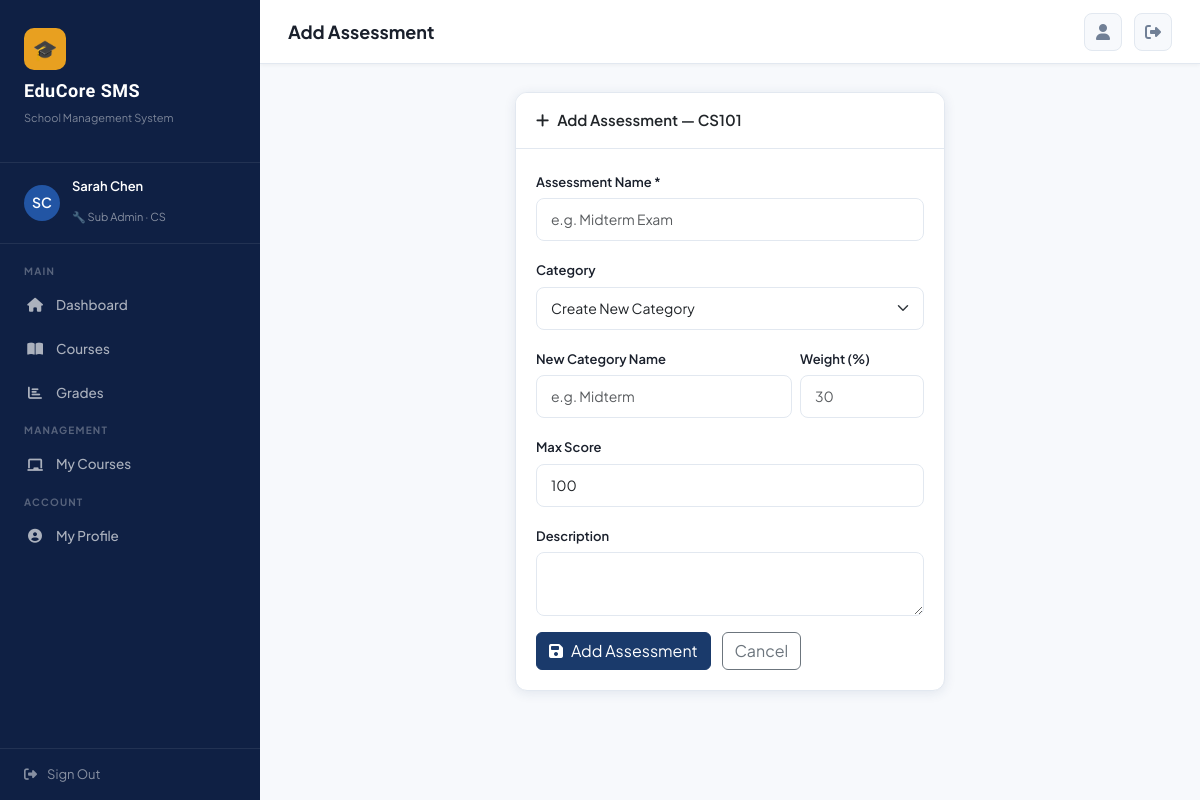
Screenshot of /grades/course/1/assessment/add/ (signed in) with the database file from the repository.
### accounts/models.py (models this page shows, shortened)
class User(AbstractUser):
    ROLE_CHOICES = [
        ('super_admin', 'Super Admin'),
        ('sub_admin', 'Sub Admin'),
        ('student', 'Student'),
    ]
    role = models.CharField(max_length=20, choices=ROLE_CHOICES, default='student')
    department = models.ForeignKey(Department, on_delete=models.SET_NULL, null=True, blank=True)
    phone = models.CharField(max_length=20, blank=True)
    address = models.TextField(blank=True)
    profile_picture = models.ImageField(upload_to='profiles/', blank=True, null=True)
    bio = models.TextField(blank=True)
    student_id = models.CharField(max_length=20, blank=True, unique=True, null=True)
    date_of_birth = models.DateField(null=True, blank=True)
    gender = models.CharField(max_length=10, choices=[('M','Male'),('F','Female'),('O','Other')], blank=True)
    is_active = models.BooleanField(default=True)
    created_at = models.DateTimeField(auto_now_add=True)
    @property
    def is_super_admin(self):
        return self.role == 'super_admin'
    @property
    def is_sub_admin(self):
        return self.role == 'sub_admin'

class Department(models.Model):
    name = models.CharField(max_length=100)
    code = models.CharField(max_length=10, unique=True)
    description = models.TextField(blank=True)
    created_at = models.DateTimeField(auto_now_add=True)

### courses/models.py (models this page shows, shortened)
class Course(models.Model):
    STATUS_CHOICES = [('active','Active'),('inactive','Inactive'),('archived','Archived')]
    name = models.CharField(max_length=200)
    code = models.CharField(max_length=20, unique=True)
    description = models.TextField(blank=True)
    credits = models.PositiveIntegerField(default=3)
    department = models.ForeignKey(Department, on_delete=models.CASCADE)
    instructor = models.ForeignKey(User, on_delete=models.SET_NULL, null=True, related_name='courses_taught')
    max_students = models.PositiveIntegerField(default=40)
    status = models.CharField(max_length=10, choices=STATUS_CHOICES, default='active')
    semester = models.ForeignKey(Semester, on_delete=models.CASCADE, null=True)
    created_by = models.ForeignKey(User, on_delete=models.SET_NULL, null=True, related_name='courses_created')
    created_at = models.DateTimeField(auto_now_add=True)
    updated_at = models.DateTimeField(auto_now=True)
    syllabus = models.TextField(blank=True)
    schedule = models.CharField(max_length=200, blank=True)

### grades/views.py (the view, shortened to what this page needs)
# urls.py: path('course/<int:course_pk>/assessment/add/', views.add_assessment, name='add_assessment'),
@login_required
def add_assessment(request, course_pk):
    course = get_object_or_404(Course, pk=course_pk)
    if not (request.user.is_super_admin or (request.user.is_sub_admin and course.department == request.user.department)):
        messages.error(request, 'Access denied.')
        return redirect('course_grades', course_pk=course_pk)
    categories = course.grade_categories.all()
    return render(request, 'grades/add_assessment.html', {'course': course, 'categories': categories})

### templates/grades/add_assessment.html (shortened to what this page needs)
{% extends 'base.html' %}
{% block page_title %}Add Assessment{% endblock %}
{% block content %}
<div class="row justify-content-center">
  <div class="col-md-6">
    <div class="card">
      <div class="card-header"><i class="fas fa-plus me-2"></i>Add Assessment — {{ course.code }}</div>
      <div class="card-body">
        <form method="post">
          <div class="mb-3">
            <label class="form-label">Assessment Name *</label>
            <input type="text" name="name" class="form-control" placeholder="e.g. Midterm Exam" required>
          </div>
          <div class="mb-3">
            <label class="form-label">Category</label>
            <select name="category_id" class="form-select" id="cat-select">
              <option value="">Create New Category</option>
            </select>
          </div>
          <div id="new-cat" class="row g-2 mb-3">
            <div class="col-8">
              <label class="form-label">New Category Name</label>
              <input type="text" name="category_name" class="form-control" placeholder="e.g. Midterm">
            </div>
            <div class="col-4">
              <label class="form-label">Weight (%)</label>
              <input type="number" name="category_weight" class="form-control" min="0" max="100" placeholder="30">
            </div>
          </div>
          <div class="row g-2 mb-3">
            <div class="col">
              <label class="form-label">Max Score</label>
              <input type="number" name="max_score" class="form-control" value="100" min="1">
            </div>
          </div>
          <div class="mb-3">
            <label class="form-label">Description</label>
            <textarea name="description" class="form-control" rows="2"></textarea>
          </div>
          <button type="submit" class="btn btn-primary"><i class="fas fa-save me-2"></i>Add Assessment</button>
          <a href="{% url 'course_grades' course.pk %}" class="btn btn-outline-secondary ms-2">Cancel</a>
        </form>
      </div>
    </div>
  </div>
</div>
{% endblock %}

### templates/base.html (shortened to what this page needs)
<!DOCTYPE html>
<html lang="en">
<head>
<link href="https://cdnjs.cloudflare.com/ajax/libs/bootstrap/5.3.0/css/bootstrap.min.css" rel="stylesheet">
<link href="https://cdnjs.cloudflare.com/ajax/libs/font-awesome/6.4.0/css/all.min.css" rel="stylesheet">
</head>
<body>
{% if user.is_authenticated %}
<div id="sidebar">
  <div class="sidebar-logo">
    <div class="logo-icon">🎓</div>
    <h2>EduCore SMS</h2>
    <p>School Management System</p>
  </div>
  <div class="sidebar-user">
    <div class="avatar">
      {% if user.profile_picture %}
        <img src="{{ user.profile_picture.url }}" alt="">
      {% else %}
        {{ user.first_name|first|upper }}{{ user.last_name|first|upper }}
      {% endif %}
    </div>
    <div class="info">
      <h4>{{ user.get_full_name|default:user.username }}</h4>
      <span>
        {% if user.is_super_admin %}⭐ Super Admin
        {% elif user.is_sub_admin %}🔧 Sub Admin{% if user.department %} · {{ user.department.code }}{% endif %}
        {% else %}🎒 Student{% endif %}
      </span>
    </div>
  </div>
  <nav class="sidebar-nav">
    <div class="nav-section-label">Main</div>
    <div class="nav-item">
      <a href="{% url 'dashboard' %}" class="nav-link {% if request.resolver_match.url_name == 'dashboard' %}active{% endif %}">
        <i class="fas fa-home"></i> Dashboard
      </a>
    </div>
    <div class="nav-item">
      <a href="{% url 'course_list' %}" class="nav-link {% if 'course' in request.resolver_match.url_name %}active{% endif %}">
        <i class="fas fa-book-open"></i> Courses
      </a>
    </div>
    <div class="nav-item">
      <a href="{% url 'grade_list' %}" class="nav-link {% if 'grade' in request.resolver_match.url_name or 'semester_results' in request.resolver_match.url_name %}active{% endif %}">
        <i class="fas fa-chart-bar"></i> Grades
      </a>
    </div>
    {% if user.is_super_admin or user.is_sub_admin %}
    <div class="nav-section-label">Management</div>
    <div class="nav-item">
      <a href="{% url 'course_list' %}" class="nav-link">
        <i class="fas fa-chalkboard"></i> My Courses
      </a>
    </div>
    {% endif %}
    <div class="nav-section-label">Account</div>
    <div class="nav-item">
      <a href="{% url 'profile' %}" class="nav-link {% if request.resolver_match.url_name == 'profile' %}active{% endif %}">
        <i class="fas fa-user-circle"></i> My Profile
      </a>
    </div>
  </nav>
  <div class="sidebar-footer">
    <a href="{% url 'logout' %}"><i class="fas fa-sign-out-alt"></i> Sign Out</a>
  </div>
</div>
<div id="main-content">
  <div class="topbar">
    <div class="d-flex align-items-center gap-3">
      <span class="topbar-title">{% block page_title %}Dashboard{% endblock %}</span>
    </div>
    <div class="topbar-actions">
      <a href="{% url 'profile' %}" class="btn-icon" title="Profile">
        <i class="fas fa-user"></i>
      </a>
      <a href="{% url 'logout' %}" class="btn-icon" title="Logout">
        <i class="fas fa-sign-out-alt"></i>
      </a>
    </div>
  </div>
  <div class="page-content">
    {% block content %}{% endblock %}
  </div>
</div>
{% else %}
  {% block auth_content %}{% endblock %}
{% endif %}
</body>
</html>

### templates/base.html (style rules this page uses)
:root { --primary: #1a3a6b; --primary-light: #2255a4; --accent: #e8a020; --accent-hover: #d4911c; --sidebar-bg: #0f2044; --sidebar-hover: #1a3a6b; --success: #0f9e6e; --danger: #e53e3e; --warning: #f6ad55; --text-dark: #1a202c; --text-muted: #718096; --bg-light: #f7f9fc; --card-shadow: 0 2px 12px rgba(26,58,107,0.10); --card-shadow-hover: 0 8px 24px rgba(26,58,107,0.18); --border-color: #e2e8f0; --sidebar-width: 260px; }
* { box-sizing: border-box; margin: 0; padding: 0; }
body { font-family: 'Plus Jakarta Sans', sans-serif; background: var(--bg-light); color: var(--text-dark); min-height: 100vh; }
#sidebar { width: var(--sidebar-width); height: 100vh; background: var(--sidebar-bg); position: fixed; left: 0; top: 0; z-index: 1000; overflow-y: auto; transition: transform 0.3s ease; display: flex; flex-direction: column; }
.sidebar-logo { padding: 28px 24px 20px; border-bottom: 1px solid rgba(255,255,255,0.08); }
.sidebar-logo .logo-icon { width: 42px; height: 42px; background: var(--accent); border-radius: 10px; display: flex; align-items: center; justify-content: center; font-size: 20px; margin-bottom: 10px; }
.sidebar-logo h2 { font-family: 'Sora', sans-serif; font-size: 18px; font-weight: 700; color: white; letter-spacing: 0.5px; }
.sidebar-logo p { font-size: 11px; color: rgba(255,255,255,0.45); margin-top: 2px; }
.sidebar-user { padding: 16px 24px; border-bottom: 1px solid rgba(255,255,255,0.08); display: flex; align-items: center; gap: 12px; }
.sidebar-user .avatar { width: 36px; height: 36px; border-radius: 50%; background: var(--primary-light); display: flex; align-items: center; justify-content: center; font-size: 14px; font-weight: 600; color: white; flex-shrink: 0; overflow: hidden; }
.sidebar-user .info h4 { font-size: 13px; font-weight: 600; color: white; }
.sidebar-user .info span { font-size: 11px; color: rgba(255,255,255,0.5); }
.sidebar-nav { padding: 12px 0; flex: 1; }
.nav-section-label { padding: 8px 24px 4px; font-size: 10px; font-weight: 700; color: rgba(255,255,255,0.3); text-transform: uppercase; letter-spacing: 1.2px; }
.nav-item { padding: 2px 12px; }
.nav-link { display: flex; align-items: center; gap: 12px; padding: 10px 14px; border-radius: 8px; color: rgba(255,255,255,0.65); text-decoration: none; font-size: 13.5px; font-weight: 500; transition: all 0.2s; }
.nav-link i { width: 18px; text-align: center; font-size: 14px; }
.sidebar-footer { padding: 16px 24px; border-top: 1px solid rgba(255,255,255,0.08); }
.sidebar-footer a { display: flex; align-items: center; gap: 10px; color: rgba(255,255,255,0.5); text-decoration: none; font-size: 13px; transition: color 0.2s; }
#main-content { margin-left: var(--sidebar-width); min-height: 100vh; transition: margin 0.3s ease; }
.topbar { background: white; border-bottom: 1px solid var(--border-color); padding: 0 28px; height: 64px; display: flex; align-items: center; justify-content: space-between; position: sticky; top: 0; z-index: 100; box-shadow: 0 1px 4px rgba(0,0,0,0.05); }
.topbar-title { font-size: 18px; font-weight: 700; color: var(--text-dark); }
.topbar-actions { display: flex; align-items: center; gap: 12px; }
.topbar-actions .btn-icon { width: 38px; height: 38px; border-radius: 8px; background: var(--bg-light); border: 1px solid var(--border-color); display: flex; align-items: center; justify-content: center; color: var(--text-muted); cursor: pointer; transition: all 0.2s; text-decoration: none; }
.page-content { padding: 28px; }
.card { border: 1px solid var(--border-color); border-radius: 12px; box-shadow: var(--card-shadow); background: white; overflow: hidden; }
.card-header { background: white; border-bottom: 1px solid var(--border-color); padding: 16px 20px; font-weight: 600; font-size: 15px; }
.card-body { padding: 20px; }
.btn-primary { background: var(--primary); border-color: var(--primary); }
.form-control, .form-select { border: 1.5px solid var(--border-color); border-radius: 8px; padding: 10px 14px; font-size: 14px; transition: border-color 0.2s, box-shadow 0.2s; }
.form-label { font-weight: 600; font-size: 13px; margin-bottom: 6px; color: var(--text-dark); }

### rows the page displays
User: first_name|first "S", last_name|first "C", get_full_name "Sarah Chen", department.code "CS"
Course: code "CS101"
